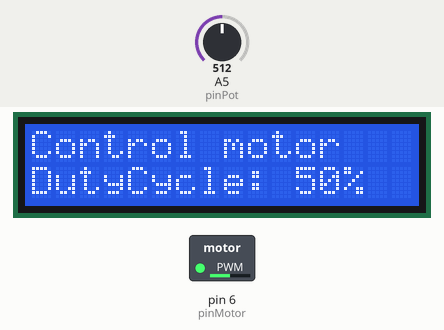
This sketch was run on a simulated Arduino Uno, built with avr-gcc and run on an emulated ATmega328P. Shown: 16×2 character LCD, switched loads named in the sketch (green lamp = pin HIGH). The test bench sets the inputs (shaded band); at power-on: A5 (pinPot) = 512.

Above: at 1.2 s.
1.3 s: A5 (pinPot) set to 716
At 2.5 s:
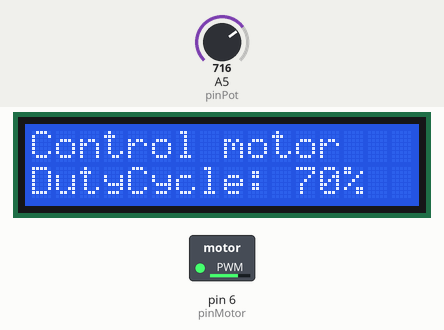
2.8 s: A5 (pinPot) set to 900
At 3.8 s:
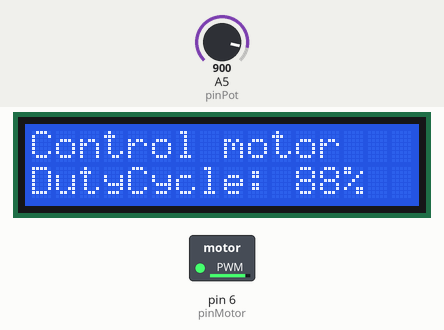
4.3 s: A5 (pinPot) set to 122
At 5.1 s:
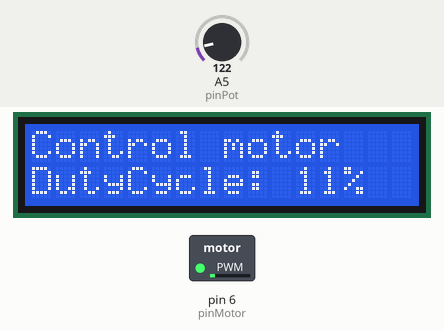
5.8 s: A5 (pinPot) set to 0
At 6.4 s:
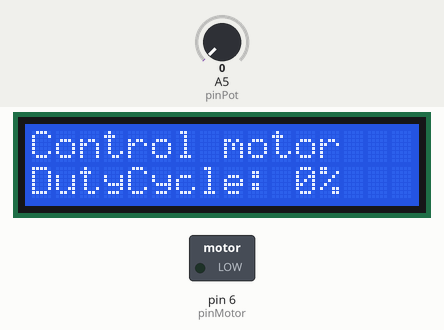
7.4 s: A5 (pinPot) set to 511
At 8.8 s:
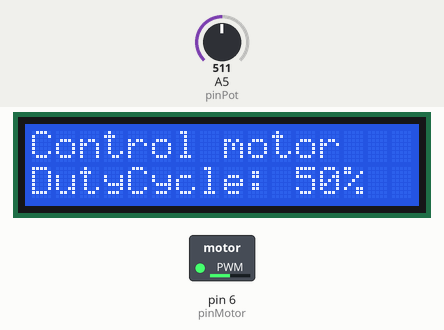
Timing chart, 0 to 9.9 s (numbered marks = the images above; inputs shaded):
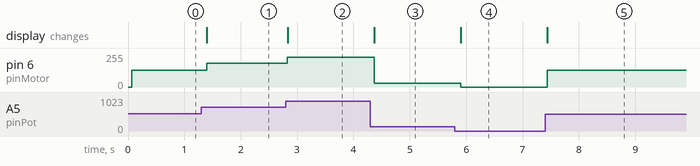

The sketch:

Arduino_control_motor_PWM_Simple.ino
```cpp
/*
 * Programa control motor básico con LCD
 * Por: Alejandro Alonso Puig
 * Mayo 2024
 *
 * Programa que permite controlar un motor DC mediante un potenciómetro
 * leyendo el valor de este y convirtiéndolo en un valor PWM
 * Adicionalmente muestra en el display este valor.
 */

//Librería de control del display
#include <LiquidCrystal.h>
//Crear el objeto LCD con los números correspondientes (rs, en, d4, d5, d6, d7)
LiquidCrystal lcd(12, 10, 5, 4, 3, 2);

const int pinPot = 5;
const int pinMotor = 6;

int valorPot = 0; 	//Valor del potenciómetro
int Motor = 0;		//Salida para motor
int duty = 0;		//% de duty cycle

void setup() {
  pinMode(pinMotor,OUTPUT);
  // Inicializar el LCD con el número de  columnas y filas del LCD
  lcd.begin(16, 2);
  // Escribimos el Mensaje en el LCD.
  lcd.print("Control motor");
}

void loop() {
  valorPot=analogRead(pinPot);
  Motor=map(valorPot,0,1023,0,255);
  duty=map(Motor,0,254,0,100);
  analogWrite(pinMotor,Motor);
  // Ubicamos el cursor en la primera posición(columna:0) de la segunda línea(fila:1)
  lcd.setCursor(0, 1);
  lcd.print("DutyCycle: ");
  lcd.print(duty);
  lcd.print("% ");
  delay(100);
}
```

Measured:
- after the input at 1.3 s, pin 6 (pinMotor): 127/255 → 178/255 after 0.10 s; the display: changes after 0.10 s (image 1)
- after the input at 2.8 s, pin 6 (pinMotor): 178/255 → 224/255 at once; the display: changes at once (image 2)
- after the input at 4.3 s, pin 6 (pinMotor): 224/255 → 30/255 after 0.07 s; the display: changes after 0.07 s (image 3)
- after the input at 5.8 s, pin 6 (pinMotor): 30/255 → 0/255 after 0.10 s; the display: changes after 0.10 s (image 4)
- after the input at 7.4 s, pin 6 (pinMotor): 0/255 → 127/255 at once; the display: changes at once (image 5)
